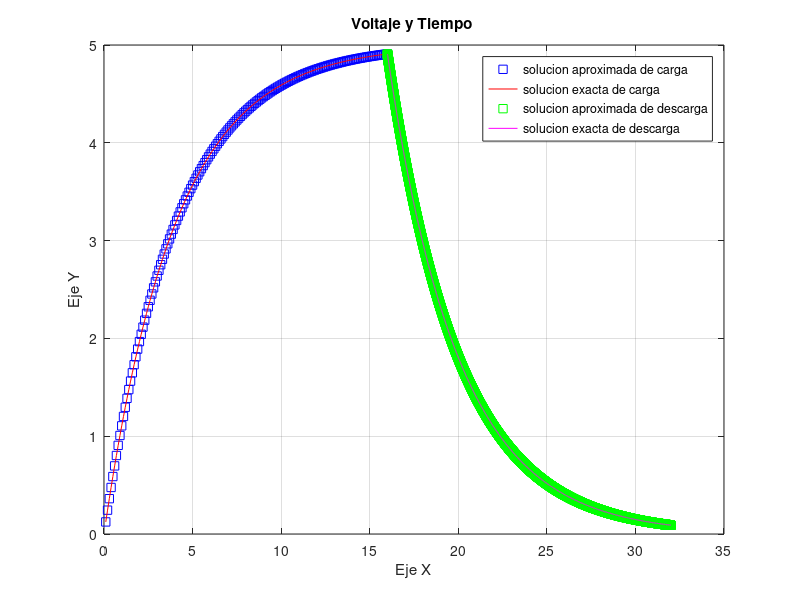

Recreate this plot in MATLAB.
datos=load('carga_runge_kutta.dat');
datos1=load('descarga_runge_kutta.dat');

% Extraer columnas
abscisa1=datos1(:,1);
ordenada11=datos1(:,2);
ordenada21=datos1(:,3);


abscisa=datos(:,1);
ordenada1=datos(:,2);
ordenada2=datos(:,3);


% Graficar
plot(abscisa, ordenada1, 'bs');
hold on;
plot(abscisa,ordenada2,'r')
hold on;
plot(abscisa1,ordenada11,'gs')
hold on;
plot(abscisa1,ordenada21,'m')
xlabel('Eje X');
ylabel('Eje Y');
title('Voltaje y Tiempo ');
grid on;

legend('solucion aproximada de carga','solucion exacta de carga','solucion aproximada de descarga','solucion exacta de descarga');

% Opcional: Guardar la gráfica
print -dpng grafico_runge_kutta.png;